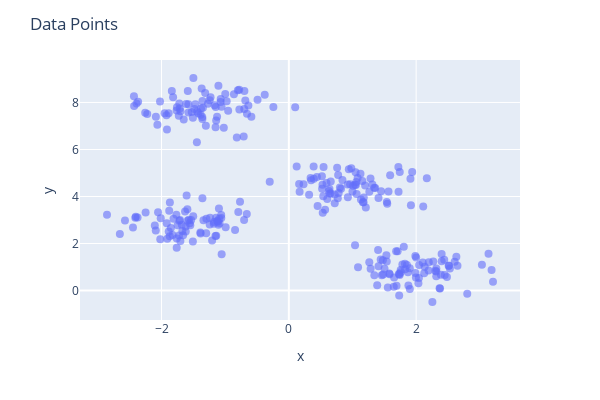

Notebook source saved alongside this figure:
### Code cell
# Plot the data
cv1 = cv.ClusterVisualizer(dataX)

cv1.plot_data()

### Figure 1 — Plotly figure (JSON) as saved in the notebook; plotly's stock layout.template omitted (floating-point values rounded to 4 significant figures; data arrays with more than 128 entries replaced by an {"elided": "..."} marker saying what was removed)
{"data": [{"hovertemplate": "x=%{x}<br>y=%{y}<extra></extra>", "legendgroup": "", "marker": {"color": "#636efa", "opacity": 0.6, "size": 8, "symbol": "circle"}, "mode": "markers", "name": "", "orientation": "v", "showlegend": false, "type": "scatter", "x": {"elided": "300 float values"}, "xaxis": "x", "y": {"elided": "300 float values"}, "yaxis": "y"}], "layout": {"coloraxis": {"showscale": false}, "height": 400, "legend": {"tracegroupgap": 0}, "margin": {"t": 60}, "showlegend": false, "title": {"text": "Data Points"}, "width": 600, "xaxis": {"anchor": "y", "domain": [0, 1], "title": {"text": "x"}}, "yaxis": {"anchor": "x", "domain": [0, 1], "title": {"text": "y"}}}}
